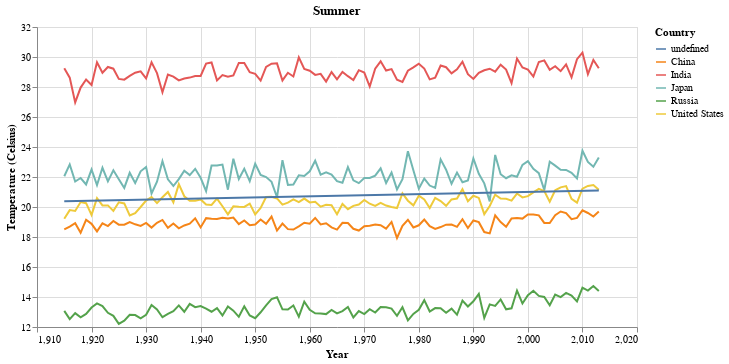

Here is the notebook cell this chart was saved with:
### Code cell
create_chart(top_collapsed[top_collapsed['season'] == 'summer'], 'Summer')

### Figure 1 — Vega-Lite specification as saved in the notebook (floating-point values rounded to 4 significant figures; data arrays with more than 128 entries replaced by an {"elided": "..."} marker saying what was removed)
{"config": {"view": {"continuousWidth": 400, "continuousHeight": 300}}, "layer": [{"mark": "line", "encoding": {"color": {"field": "country", "title": "Country", "type": "nominal"}, "tooltip": [{"field": "year", "type": "quantitative"}, {"field": "averagetemperature", "type": "quantitative"}, {"field": "country", "type": "nominal"}], "x": {"field": "year", "title": "Year", "type": "quantitative"}, "y": {"field": "averagetemperature", "scale": {"zero": false}, "title": "Temperature (Celsius)", "type": "quantitative"}}, "height": 300, "title": "Summer", "width": 600}, {"mark": "line", "encoding": {"color": {"field": "country", "title": "Country", "type": "nominal"}, "tooltip": [{"field": "year", "type": "quantitative"}, {"field": "averagetemperature", "type": "quantitative"}, {"field": "country", "type": "nominal"}], "x": {"field": "year", "title": "Year", "type": "quantitative"}, "y": {"field": "averagetemperature", "scale": {"zero": false}, "title": "Temperature (Celsius)", "type": "quantitative"}}, "height": 300, "title": "Summer", "transform": [{"on": "year", "regression": "averagetemperature", "method": "linear", "as": ["year", "averagetemperature"]}], "width": 600}], "data": {"name": "data-4b58554cc8c65b90486bc77d3c9b4f3c"}, "$schema": "https://vega.github.io/schema/vega-lite/v4.17.0.json", "datasets": {"data-4b58554cc8c65b90486bc77d3c9b4f3c": {"elided": "495 records"}}}
